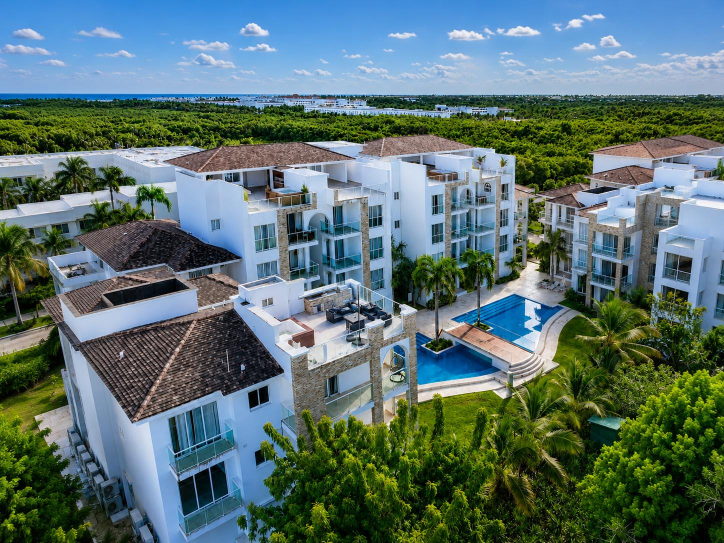
#> input picture src/1030/p1.jpg, 1448 x 1086 px, given in place of logo_lrh_blanco.png, which was not available (shown at 1/2 size)
$ python semana_23nov.py
#> lines starting #> are read from the running program, lines starting #| are printed output that depends on the picture
### tools/semana_12nov.py
#!/usr/bin/env python3
"""Semana 12-18 nov 2026: feed 4:5 en 2160x2700 e historias 1080x1920 para @luxuryrenthouserd (Estilo Oppenheim)
y @maciel.luxuryrh (Estilo Jason). Solo fotos reales de AlterEstate; datos tomados de cada ficha."""
import os, sys, cv2, numpy as np
from PIL import Image, ImageDraw, ImageFont, ImageOps

R = "/home/claude/lrh-media"
FS = os.environ.get("LRH_FONTS", "/tmp/claude-0/-home-claude/1c10acf7-2a96-58d8-b988-ee5a98c89150/scratchpad/st/node_modules/@fontsource")
FI = "/usr/share/fonts/opentype/inter/"
OUT = f"{R}/media/semana_1112"; os.makedirs(OUT, exist_ok=True)
GOLD, GREEN, WHITE = (201, 169, 110), (14, 34, 31), (255, 255, 255)
LUX, LUXD, PIEDRA = (52, 59, 52), (42, 48, 42), (164, 160, 156)
INKJ, AMBAR, CREMA = (20, 20, 13), (198, 152, 105), (243, 239, 234)
WA = "849-247-2107"

def ff(fam, wt, it=False): return f"{FS}/{fam}/files/{fam}-latin-{wt}-{'italic' if it else 'normal'}.woff"
corm = lambda s, w=400, it=False: ImageFont.truetype(ff("cormorant-garamond", w, it), s)
play = lambda s, it=False, w=500: ImageFont.truetype(ff("playfair-display", w, it), s)
osw = lambda s, w=700: ImageFont.truetype(ff("oswald", w), s)
mont = lambda s, w=500: ImageFont.truetype(ff("montserrat", w), s)
inter = lambda s, n="Regular": ImageFont.truetype(f"{FI}Inter-{n}.otf", s)
LOGO = Image.open(f"{R}/brand/logo_lrh_blanco.png").convert("RGBA")
LOGO = LOGO.crop(LOGO.getbbox())

def develop(path, W, H, focus=(0.5, 0.5)):
    """Revelado natural (sin IA): recorte, limpieza suave de JPEG, ampliación Lanczos y nitidez."""
#> called with path = '/home/claude/lrh-media/src/1038/p3.jpg', W = 2160, H = 2700, focus = (0.5, 0.5)
    im = ImageOps.exif_transpose(Image.open(path)).convert("RGB"); iw, ih = im.size; r = W / H
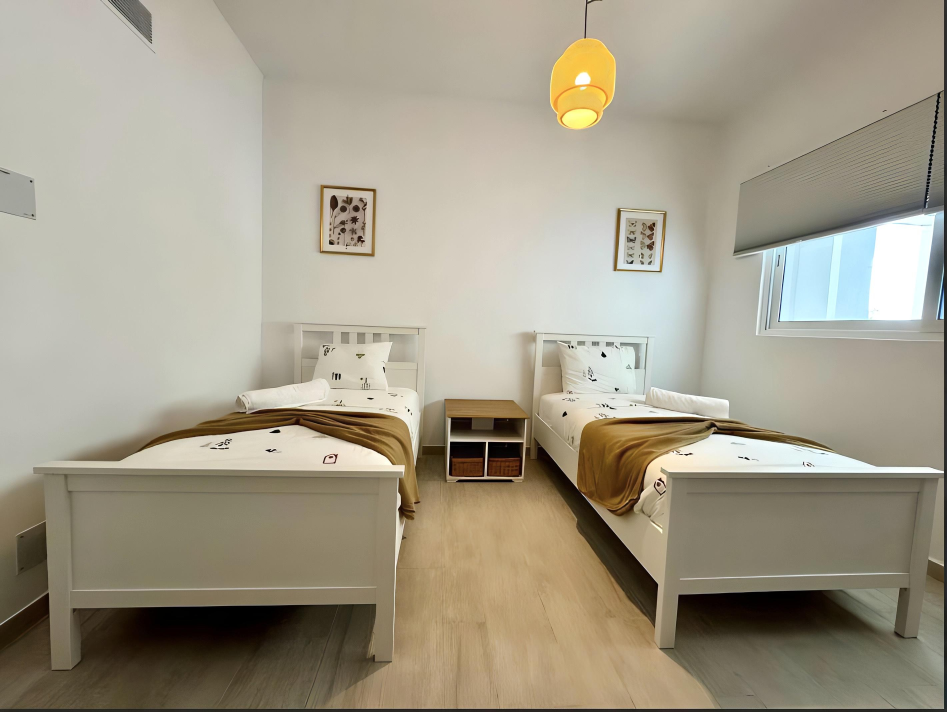
#> input picture src/1030/p10.jpg, 2841 x 2136 px, given in place of p3.jpg, which was not available (shown at 1/3 size)
#> in develop, im is the input picture: PIL image 2841x2136 RGB; mean R, G, B 162.1, 154.8, 136.9
#> after `iw, ih = im.size`: iw = 2841; ih = 2136
    if iw / ih > r: cw = int(ih * r); x = int((iw - cw) * focus[0]); im = im.crop((x, 0, x + cw, ih))
#> after `cw = int(ih * r)`: cw = 1708
#> after `x = int((iw - cw) * focus[0])`: x = 566
#> after `im = im.crop((x, 0, x + cw, ih))`:
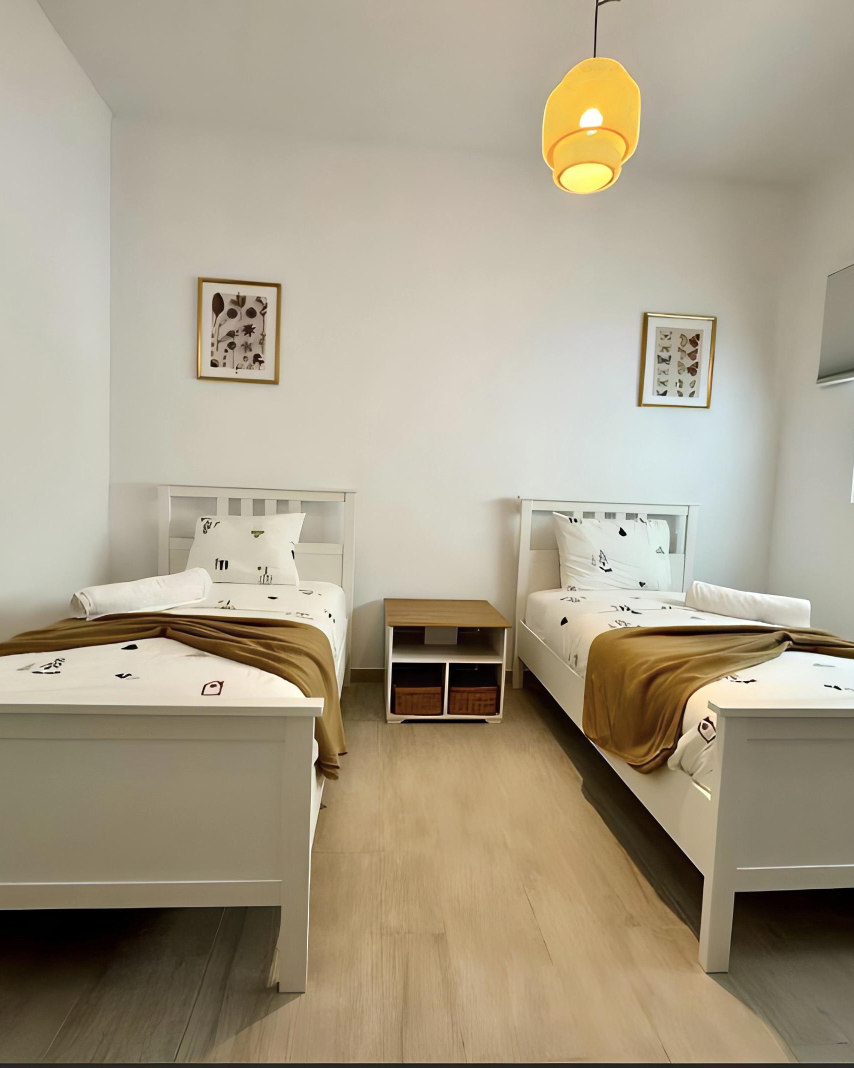
#> im: PIL image 1708x2136 RGB (shown at 1/2 size); mean R, G, B 168.2, 157.9, 136.7
    else: ch = int(iw / r); y = int((ih - ch) * focus[1]); im = im.crop((0, y, iw, y + ch))
    u8 = cv2.cvtColor(np.array(im), cv2.COLOR_RGB2BGR)
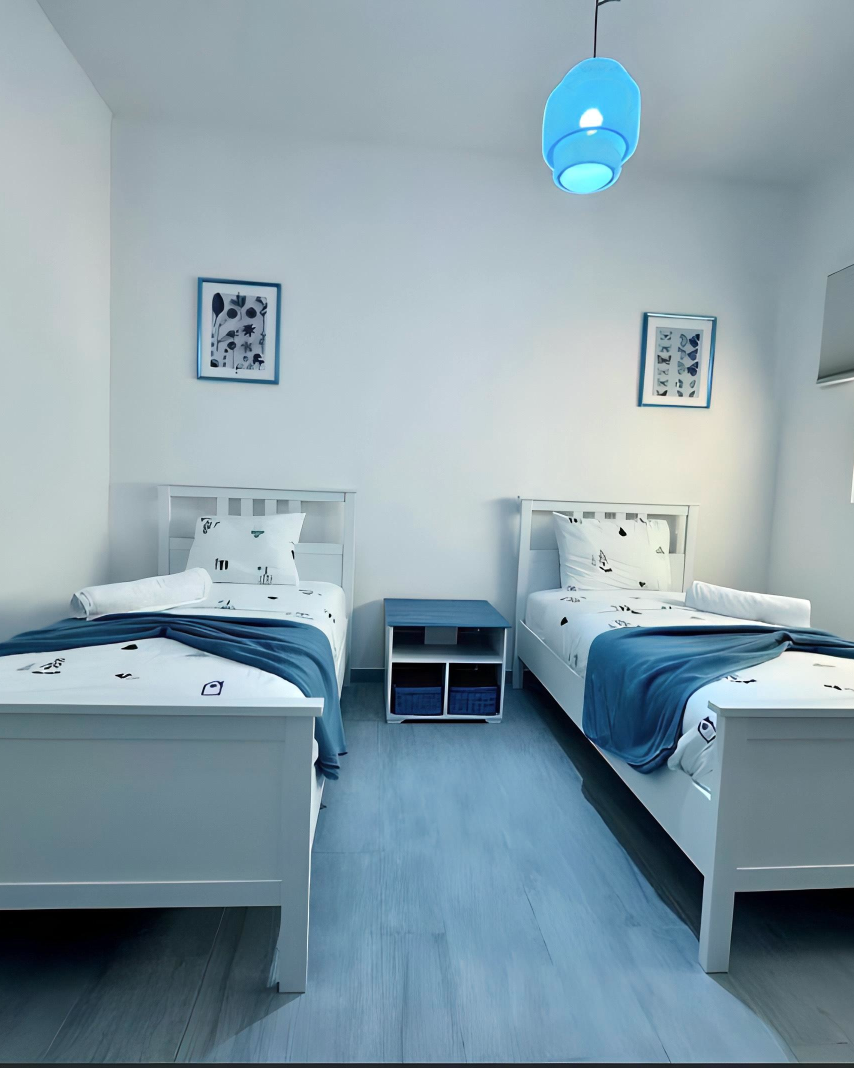
#> u8: shape (2136, 1708, 3) (shown at 1/2 size); mean R, G, B 136.7, 157.9, 168.2
    if im.size[0] < W: u8 = cv2.fastNlMeansDenoisingColored(u8, None, 2, 2, 7, 21)
    out = cv2.resize(u8, (W, H), interpolation=cv2.INTER_LANCZOS4).astype(np.float32)
    k = W / 1080
#> (the run stopped early here; a loop or call above may not have finished)
